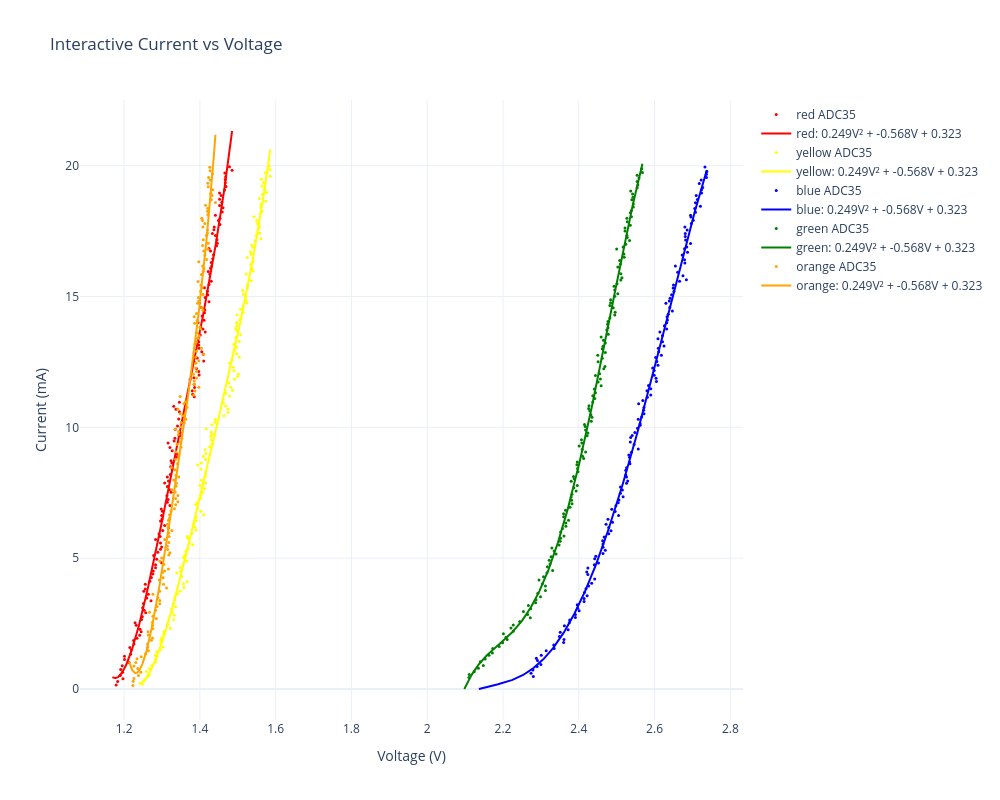

Here is the notebook cell this chart was saved with:
### Code cell
# Plots from the csv directly and reaching 0

data_files = {
    "red": "lab_red.csv",
    "yellow": "lab_yellow.csv",
    "blue": "lab_blue.csv",
    "green": "lab_green.csv",
    "orange": "lab_orange.csv"
}

fig = go.Figure()

R = 100  # ohms
V1 = 10

for color, file in data_files.items():
    df = pd.read_csv(file)

    low_range = 0   # lower limit in A
    high_range = 0.02   # upper limit in A

    df = df[(df['Iled'] >= low_range) & (df['Iled'] <= high_range)]

    p = np.poly1d(np.polyfit(df['V_led'], df['Iled'], 4))
    
    df['fit'] = p(df['V_led'])

    V_fit = np.linspace(df['V_led'].min(), df['V_led'].max(), 200)
    I_fit = p(V_fit)

    # Find where fit crosses I=0
    # Extrapolate downward if needed
    if np.min(I_fit) > 0:  # polynomial doesn't reach zero
        # Solve p(V) = 0 numerically using numpy roots
        roots = p.r
        real_roots = roots[np.isreal(roots)].real
        # Pick the root below the minimum measured voltage
        V0 = min([r for r in real_roots if r <= df['V_led'].min()] + [df['V_led'].min() - 0.01])
        # Extend the fit down to I=0
        V_fit_extended = np.linspace(V0, df['V_led'].max(), 300)
        I_fit_extended = p(V_fit_extended)
        # Clip negative currents to 0
        I_fit_extended[I_fit_extended < 0] = 0
    else:
        V_fit_extended = V_fit
        I_fit_extended = I_fit

    # Add traces
    fig.add_trace(go.Scatter(
        x=df['V_led'],
        y=df['Iled']*1000,
        mode='markers',
        name=f'{color} ADC35',
        marker=dict(color=color, size=3)
    ))

    fig.add_trace(go.Scatter(
        x=V_fit_extended,
        y=I_fit_extended*1000,
        mode='lines',
        name=f'{color}: {a:.3f}V² + {b:.3f}V + {c:.3f}',
        line=dict(color=color, dash='solid')
    ))

# Layout
fig.update_layout(
    title="Interactive Current vs Voltage",
    xaxis_title="Voltage (V)",
    yaxis_title="Current (mA)",
    template="plotly_white",
    width=1000,
    height=800
)

fig.show()

### Figure 1 — Plotly figure (JSON) as saved in the notebook; plotly's stock layout.template omitted (floating-point values rounded to 4 significant figures; data arrays with more than 128 entries replaced by an {"elided": "..."} marker saying what was removed)
{"data": [{"marker": {"color": "red", "size": 3}, "mode": "markers", "name": "red ADC35", "type": "scatter", "x": {"elided": "163 float values"}, "y": {"elided": "163 float values"}}, {"line": {"color": "red", "dash": "solid"}, "mode": "lines", "name": "red: 0.249V² + -0.568V + 0.323", "type": "scatter", "x": {"elided": "300 float values"}, "y": {"elided": "300 float values"}}, {"marker": {"color": "yellow", "size": 3}, "mode": "markers", "name": "yellow ADC35", "type": "scatter", "x": {"elided": "163 float values"}, "y": {"elided": "163 float values"}}, {"line": {"color": "yellow", "dash": "solid"}, "mode": "lines", "name": "yellow: 0.249V² + -0.568V + 0.323", "type": "scatter", "x": {"elided": "300 float values"}, "y": {"elided": "300 float values"}}, {"marker": {"color": "blue", "size": 3}, "mode": "markers", "name": "blue ADC35", "type": "scatter", "x": {"elided": "160 float values"}, "y": {"elided": "160 float values"}}, {"line": {"color": "blue", "dash": "solid"}, "mode": "lines", "name": "blue: 0.249V² + -0.568V + 0.323", "type": "scatter", "x": {"elided": "300 float values"}, "y": {"elided": "300 float values"}}, {"marker": {"color": "green", "size": 3}, "mode": "markers", "name": "green ADC35", "type": "scatter", "x": {"elided": "160 float values"}, "y": {"elided": "160 float values"}}, {"line": {"color": "green", "dash": "solid"}, "mode": "lines", "name": "green: 0.249V² + -0.568V + 0.323", "type": "scatter", "x": {"elided": "300 float values"}, "y": {"elided": "300 float values"}}, {"marker": {"color": "orange", "size": 3}, "mode": "markers", "name": "orange ADC35", "type": "scatter", "x": {"elided": "163 float values"}, "y": {"elided": "163 float values"}}, {"line": {"color": "orange", "dash": "solid"}, "mode": "lines", "name": "orange: 0.249V² + -0.568V + 0.323", "type": "scatter", "x": {"elided": "300 float values"}, "y": {"elided": "300 float values"}}], "layout": {"height": 800, "title": {"text": "Interactive Current vs Voltage"}, "width": 1000, "xaxis": {"title": {"text": "Voltage (V)"}}, "yaxis": {"title": {"text": "Current (mA)"}}}}
